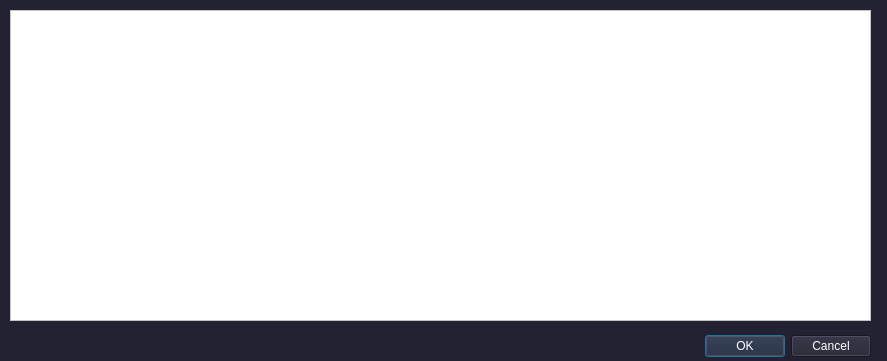
<?xml version="1.0" encoding="UTF-8"?>
<ui version="4.0">
 <class>search</class>
 <widget class="QDialog" name="search">
  <property name="geometry">
   <rect>
    <x>0</x>
    <y>0</y>
    <width>887</width>
    <height>361</height>
   </rect>
  </property>
  <property name="windowTitle">
   <string>Dialog</string>
  </property>
  <property name="styleSheet">
   <string notr="true">background-color: rgb(34, 34, 51);
color: rgb(255, 255, 255);</string>
  </property>
  <widget class="QDialogButtonBox" name="buttonBox">
   <property name="geometry">
    <rect>
     <x>520</x>
     <y>330</y>
     <width>351</width>
     <height>32</height>
    </rect>
   </property>
   <property name="orientation">
    <enum>Qt::Horizontal</enum>
   </property>
   <property name="standardButtons">
    <set>QDialogButtonBox::Cancel|QDialogButtonBox::Ok</set>
   </property>
  </widget>
  <widget class="QTableView" name="tableView">
   <property name="geometry">
    <rect>
     <x>10</x>
     <y>10</y>
     <width>861</width>
     <height>311</height>
    </rect>
   </property>
   <property name="styleSheet">
    <string notr="true">background-color: rgb(255, 255, 255);
color: rgb(0, 0, 0);
font: 11pt &quot;Arial&quot;;</string>
   </property>
  </widget>
 </widget>
 <resources/>
 <connections>
  <connection>
   <sender>buttonBox</sender>
   <signal>accepted()</signal>
   <receiver>search</receiver>
   <slot>accept()</slot>
   <hints>
    <hint type="sourcelabel">
     <x>248</x>
     <y>254</y>
    </hint>
    <hint type="destinationlabel">
     <x>157</x>
     <y>274</y>
    </hint>
   </hints>
  </connection>
  <connection>
   <sender>buttonBox</sender>
   <signal>rejected()</signal>
   <receiver>search</receiver>
   <slot>reject()</slot>
   <hints>
    <hint type="sourcelabel">
     <x>316</x>
     <y>260</y>
    </hint>
    <hint type="destinationlabel">
     <x>286</x>
     <y>274</y>
    </hint>
   </hints>
  </connection>
 </connections>
</ui>
